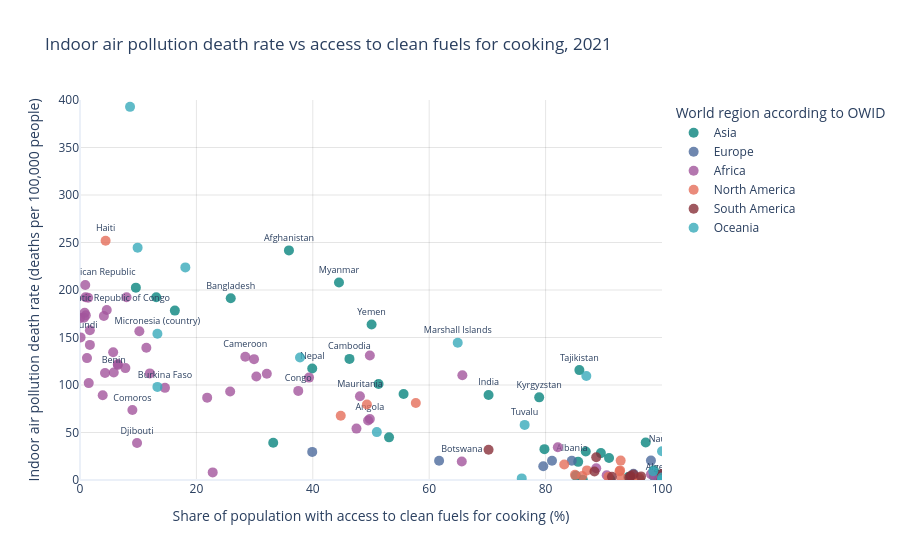

Notebook code cell kept with this figure:
### Code cell
# Simple Plotly chart for the benchmark data (all countries with valid values)
# Start from the full benchmark (already cleaned in the previous cell)
df_bench_small = df_benchmark.copy()
# Rename and convert indicator columns
df_bench_small = df_bench_small.rename(columns={"Country or region": "Entity"})

df_bench_small["death_rate"] = pd.to_numeric(df_bench_small["death_rate"], errors="coerce")
df_bench_small["clean_fuels_pct"] = (
    df_bench_small["clean_fuels_pct_raw"]
    .astype(str)
    .str.replace("%", "", regex=False)
    .str.strip()
    .astype(float)
)

# Drop rows where either indicator is missing
df_bench_small = df_bench_small.dropna(subset=["death_rate", "clean_fuels_pct"])

# Label only a subset of countries to reduce clutter (per OWID spec)
label_countries = [
    "Solomon Islands",
    "Haiti",
    "Afghanistan",
    "Central African Republic",
    "Bangladesh",
    "Myanmar",
    "Democratic Republic of Congo",
    "Burundi",
    "Micronesia (country)",
    "Yemen",
    "Benin",
    "Cameroon",
    "Nepal",
    "Cambodia",
    "Marshall Islands",
    "Burkina Faso",
    "Congo",
    "Mauritania",
    "India",
    "Tajikistan",
    "Comoros",
    "Angola",
    "Kyrgyzstan",
    "Tuvalu",
    "Djibouti",
    "Bosnia and Herz.",
    "Botswana",
    "Albania",
    "Nauru",
    "Algeria",
]
df_bench_small["label"] = df_bench_small["Entity"].where(
    df_bench_small["Entity"].isin(label_countries)
)

# OWID-like color palette by world region
color_map = {
    "North America": "rgb(229, 110, 90)",
    "South America": "rgb(136, 48, 57)",
    "Africa": "rgb(162, 85, 156)",
    "Europe": "rgb(76, 106, 156)",
    "Asia": "rgb(9, 132, 126)",
    "Oceania": "rgb(56, 170, 186)",
}

fig_bench = px.scatter(
    df_bench_small,
    x="clean_fuels_pct",
    y="death_rate",
    hover_name="Entity",
    text="label",
    color="World region according to OWID",
    color_discrete_map=color_map,
    title="Indoor air pollution death rate vs access to clean fuels for cooking, 2021",
)

fig_bench.update_layout(
    template="plotly_white",
    xaxis_title="Share of population with access to clean fuels for cooking (%)",
    yaxis_title="Indoor air pollution death rate (deaths per 100,000 people)",
    legend=dict(orientation="v", x=1.02, y=1),
)
fig_bench.update_xaxes(
    showgrid=True,
    gridcolor="rgba(0,0,0,0.1)",
    range=[0, 100],
    tickvals=[0, 20, 40, 60, 80, 100],
)
fig_bench.update_yaxes(
    showgrid=True,
    gridcolor="rgba(0,0,0,0.1)",
    range=[0, 400],
    tickvals=[0, 50, 100, 150, 200, 250, 300, 350, 400],
)
fig_bench.update_traces(
    marker=dict(size=10, opacity=0.8),
    textposition="top center",
    textfont=dict(size=9),
    hovertemplate=(
        "<b>%{hovertext}</b><br>"
        "Year: 2021<br>"
        "Clean fuels: %{x:.1f}%<br>"
        "Indoor air pollution: %{y:.1f} deaths per 100,000<extra></extra>"
    ),
)

fig_bench.show()

### Figure 1 — Plotly figure (JSON) as saved in the notebook; plotly's stock layout.template omitted (floating-point values rounded to 4 significant figures)
{"data": [{"hovertemplate": "<b>%{hovertext}</b><br>Year: 2021<br>Clean fuels: %{x:.1f}%<br>Indoor air pollution: %{y:.1f} deaths per 100,000<extra></extra>", "hovertext": ["Afghanistan", "Armenia", "Azerbaijan", "Bahrain", "Bangladesh", "Bhutan", "Brunei", "Cambodia", "China", "East Timor", "Georgia", "India", "Indonesia", "Iran", "Iraq", "Israel", "Japan", "Jordan", "Kazakhstan", "Kuwait", "Kyrgyzstan", "Laos", "Malaysia", "Maldives", "Mongolia", "Myanmar", "Nepal", "North Korea", "Oman", "Pakistan", "Philippines", "Qatar", "Saudi Arabia", "Singapore", "South Korea", "Sri Lanka", "Syria", "Tajikistan", "Thailand", "Turkey", "Turkmenistan", "United Arab Emirates", "Uzbekistan", "Vietnam", "Yemen"], "legendgroup": "Asia", "marker": {"color": "rgb(9, 132, 126)", "opacity": 0.8, "size": 10, "symbol": "circle"}, "mode": "markers+text", "name": "Asia", "orientation": "v", "showlegend": true, "text": ["Afghanistan", null, null, null, "Bangladesh", null, null, "Cambodia", null, null, null, "India", null, null, null, null, null, null, null, null, "Kyrgyzstan", null, null, null, null, "Myanmar", "Nepal", null, null, null, null, null, null, null, null, null, null, "Tajikistan", null, null, null, null, null, null, "Yemen"], "textfont": {"size": 9}, "textposition": "top center", "type": "scatter", "x": [35.9, 98.6, 98.6, 100.0, 25.9, 89.5, 100.0, 46.3, 85.6, 16.3, 90.9, 70.2, 86.9, 96.2, 99.4, 100.0, 100.0, 99.6, 94.2, 100.0, 78.9, 9.6, 86.4, 99.7, 53.1, 44.5, 39.9, 13.1, 100.0, 51.3, 55.6, 100.0, 100.0, 100.0, 100.0, 33.2, 91.1, 85.8, 85.2, 95.3, 99.9, 100.0, 79.8, 97.2, 50.1], "xaxis": "x", "y": [241.7, 4.0, 10.2, 0.5, 191.3, 28.3, 0.5, 127.5, 19.1, 178.3, 23.2, 89.5, 30.0, 0.2, 1.5, 0.1, 0.1, 0.1, 3.1, 0.1, 87.0, 202.5, 0.3, 5.8, 44.9, 207.9, 117.4, 192.3, 0.1, 101.0, 90.6, 0.0, 0.2, 0.2, 0.1, 39.3, 0.7, 115.7, 4.6, 0.7, 0.1, 0.0, 32.5, 39.4, 163.6], "yaxis": "y"}, {"hovertemplate": "<b>%{hovertext}</b><br>Year: 2021<br>Clean fuels: %{x:.1f}%<br>Indoor air pollution: %{y:.1f} deaths per 100,000<extra></extra>", "hovertext": ["Albania", "Andorra", "Austria", "Belarus", "Belgium", "Bosnia and Herzegovina", "Croatia", "Cyprus", "Czechia", "Denmark", "Estonia", "Finland", "France", "Germany", "Greece", "Hungary", "Iceland", "Ireland", "Italy", "Latvia", "Lithuania", "Luxembourg", "Malta", "Moldova", "Monaco", "Montenegro", "Netherlands", "North Macedonia", "Norway", "Poland", "Portugal", "Romania", "Russia", "San Marino", "Serbia", "Slovakia", "Slovenia", "Spain", "Sweden", "Switzerland", "Ukraine", "United Kingdom"], "legendgroup": "Europe", "marker": {"color": "rgb(76, 106, 156)", "opacity": 0.8, "size": 10, "symbol": "circle"}, "mode": "markers+text", "name": "Europe", "orientation": "v", "showlegend": true, "text": ["Albania", null, null, null, null, null, null, null, null, null, null, null, null, null, null, null, null, null, null, null, null, null, null, null, null, null, null, null, null, null, null, null, null, null, null, null, null, null, null, null, null, null], "textfont": {"size": 9}, "textposition": "top center", "type": "scatter", "x": [84.5, 100.0, 100.0, 99.8, 100.0, 39.9, 100.0, 100.0, 100.0, 100.0, 100.0, 100.0, 100.0, 100.0, 100.0, 100.0, 100.0, 100.0, 100.0, 100.0, 100.0, 100.0, 100.0, 98.1, 100.0, 61.7, 100.0, 79.6, 100.0, 100.0, 100.0, 100.0, 100.0, 100.0, 81.1, 100.0, 100.0, 100.0, 100.0, 100.0, 95.1, 100.0], "xaxis": "x", "y": [20.3, 0.1, 0.3, 0.5, 0.1, 29.6, 1.8, 0.1, 0.3, 0.1, 1.2, 0.0, 0.1, 0.2, 0.1, 4.6, 0.1, 0.1, 0.2, 4.2, 1.5, 0.1, 0.2, 20.4, 0.1, 20.2, 0.1, 14.5, 0.1, 1.0, 0.1, 4.1, 0.9, 0.1, 20.3, 0.2, 0.7, 0.1, 0.0, 0.0, 6.6, 0.1], "yaxis": "y"}, {"hovertemplate": "<b>%{hovertext}</b><br>Year: 2021<br>Clean fuels: %{x:.1f}%<br>Indoor air pollution: %{y:.1f} deaths per 100,000<extra></extra>", "hovertext": ["Algeria", "Angola", "Benin", "Botswana", "Burkina Faso", "Burundi", "Cameroon", "Cape Verde", "Central African Republic", "Chad", "Comoros", "Congo", "Cote d'Ivoire", "Democratic Republic of Congo", "Djibouti", "Egypt", "Equatorial Guinea", "Eritrea", "Eswatini", "Ethiopia", "Gabon", "Gambia", "Ghana", "Guinea", "Guinea-Bissau", "Kenya", "Lesotho", "Liberia", "Madagascar", "Malawi", "Mali", "Mauritania", "Mauritius", "Morocco", "Mozambique", "Namibia", "Niger", "Nigeria", "Rwanda", "Sao Tome and Principe", "Senegal", "Seychelles", "Sierra Leone", "Somalia", "South Africa", "South Sudan", "Sudan", "Tanzania", "Togo", "Tunisia", "Uganda", "Zambia", "Zimbabwe"], "legendgroup": "Africa", "marker": {"color": "rgb(162, 85, 156)", "opacity": 0.8, "size": 10, "symbol": "circle"}, "mode": "markers+text", "name": "Africa", "orientation": "v", "showlegend": true, "text": ["Algeria", "Angola", "Benin", "Botswana", "Burkina Faso", "Burundi", "Cameroon", null, "Central African Republic", null, "Comoros", "Congo", null, "Democratic Republic of Congo", "Djibouti", null, null, null, null, null, null, null, null, null, null, null, null, null, null, null, null, "Mauritania", null, null, null, null, null, null, null, null, null, null, null, null, null, null, null, null, null, null, null, null, null], "textfont": {"size": 9}, "textposition": "top center", "type": "scatter", "x": [99.7, 49.8, 5.8, 65.6, 14.6, 0.1, 28.4, 82.1, 0.9, 8.0, 9.0, 37.5, 39.35, 4.6, 9.8, 99.9, 22.8, 12.0, 49.5, 6.5, 90.5, 1.7, 29.9, 1.0, 0.95, 25.8, 49.8, 0.7, 1.4, 1.7, 1.2, 48.1, 99.0, 98.1, 6.5, 47.5, 4.1, 21.85, 5.7, 3.9, 32.1, 100.0, 0.8, 4.3, 88.7, 0.0, 65.7, 7.8, 11.4, 99.9, 1.5, 10.2, 30.3], "xaxis": "x", "y": [0.2, 64.2, 113.1, 19.4, 97.0, 150.1, 129.7, 34.5, 205.3, 192.3, 73.6, 93.8, 107.8, 178.9, 38.9, 1.4, 8.0, 112.2, 62.7, 121.0, 5.0, 142.2, 127.2, 173.5, 192.4, 93.2, 131.1, 170.9, 191.9, 157.6, 128.3, 88.2, 0.7, 6.0, 122.1, 54.1, 172.6, 86.7, 134.5, 89.2, 111.9, 0.2, 176.1, 112.7, 12.4, 170.4, 110.3, 117.8, 139.3, 0.6, 102.0, 156.5, 109.0], "yaxis": "y"}, {"hovertemplate": "<b>%{hovertext}</b><br>Year: 2021<br>Clean fuels: %{x:.1f}%<br>Indoor air pollution: %{y:.1f} deaths per 100,000<extra></extra>", "hovertext": ["Antigua and Barbuda", "Bahamas", "Barbados", "Belize", "Canada", "Costa Rica", "Cuba", "Dominica", "Dominican Republic", "El Salvador", "Grenada", "Guatemala", "Haiti", "Honduras", "Jamaica", "Mexico", "Nicaragua", "Panama", "Saint Kitts and Nevis", "Saint Lucia", "Saint Vincent and the Grenadines", "Trinidad and Tobago", "United States"], "legendgroup": "North America", "marker": {"color": "rgb(229, 110, 90)", "opacity": 0.8, "size": 10, "symbol": "circle"}, "mode": "markers+text", "name": "North America", "orientation": "v", "showlegend": true, "text": [null, null, null, null, null, null, null, null, null, null, null, null, "Haiti", null, null, null, null, null, null, null, null, null, null], "textfont": {"size": 9}, "textposition": "top center", "type": "scatter", "x": [100.0, 100.0, 100.0, 83.2, 100.0, 96.1, 94.9, 87.1, 92.7, 92.9, 86.3, 44.8, 4.4, 49.3, 92.8, 85.05, 57.7, 100.0, 100.0, 93.0, 90.8, 100.0, 100.0], "xaxis": "x", "y": [0.3, 0.3, 0.1, 16.4, 0.0, 2.4, 2.2, 10.1, 9.1, 20.4, 4.3, 67.6, 251.8, 79.4, 10.1, 5.4, 81.0, 1.9, 0.5, 2.2, 3.3, 0.0, 0.1], "yaxis": "y"}, {"hovertemplate": "<b>%{hovertext}</b><br>Year: 2021<br>Clean fuels: %{x:.1f}%<br>Indoor air pollution: %{y:.1f} deaths per 100,000<extra></extra>", "hovertext": ["Argentina", "Bolivia", "Brazil", "Chile", "Colombia", "Ecuador", "Guyana", "Paraguay", "Peru", "Suriname", "Uruguay", "Venezuela"], "legendgroup": "South America", "marker": {"color": "rgb(136, 48, 57)", "opacity": 0.8, "size": 10, "symbol": "circle"}, "mode": "markers+text", "name": "South America", "orientation": "v", "showlegend": true, "text": [null, null, null, null, null, null, null, null, null, null, null, null], "textfont": {"size": 9}, "textposition": "top center", "type": "scatter", "x": [99.9, 88.7, 96.4, 100.0, 91.4, 94.6, 100.0, 70.2, 88.4, 95.1, 100.0, 94.4], "xaxis": "x", "y": [0.3, 23.9, 3.8, 2.4, 3.5, 4.3, 6.4, 31.8, 8.9, 5.8, 0.7, 2.6], "yaxis": "y"}, {"hovertemplate": "<b>%{hovertext}</b><br>Year: 2021<br>Clean fuels: %{x:.1f}%<br>Indoor air pollution: %{y:.1f} deaths per 100,000<extra></extra>", "hovertext": ["Australia", "Cook Islands", "Fiji", "Kiribati", "Marshall Islands", "Micronesia (country)", "Nauru", "New Zealand", "Niue", "Palau", "Papua New Guinea", "Samoa", "Solomon Islands", "Tonga", "Tuvalu", "Vanuatu"], "legendgroup": "Oceania", "marker": {"color": "rgb(56, 170, 186)", "opacity": 0.8, "size": 10, "symbol": "circle"}, "mode": "markers+text", "name": "Oceania", "orientation": "v", "showlegend": true, "text": [null, null, null, null, "Marshall Islands", "Micronesia (country)", "Nauru", null, null, null, null, null, "Solomon Islands", null, "Tuvalu", null], "textfont": {"size": 9}, "textposition": "top center", "type": "scatter", "x": [100.0, 75.9, 51.0, 13.3, 64.9, 13.3, 100.0, 100.0, 98.5, 100.0, 9.9, 37.8, 8.6, 87.0, 76.4, 18.1], "xaxis": "x", "y": [0.1, 1.7, 50.4, 98.0, 144.5, 153.9, 30.2, 0.0, 9.3, 2.7, 244.6, 129.0, 392.8, 109.5, 58.0, 223.8], "yaxis": "y"}], "layout": {"legend": {"orientation": "v", "title": {"text": "World region according to OWID"}, "tracegroupgap": 0, "x": 1.02, "y": 1}, "title": {"text": "Indoor air pollution death rate vs access to clean fuels for cooking, 2021"}, "xaxis": {"anchor": "y", "domain": [0, 1], "gridcolor": "rgba(0,0,0,0.1)", "range": [0, 100], "showgrid": true, "tickvals": [0, 20, 40, 60, 80, 100], "title": {"text": "Share of population with access to clean fuels for cooking (%)"}}, "yaxis": {"anchor": "x", "domain": [0, 1], "gridcolor": "rgba(0,0,0,0.1)", "range": [0, 400], "showgrid": true, "tickvals": [0, 50, 100, 150, 200, 250, 300, 350, 400], "title": {"text": "Indoor air pollution death rate (deaths per 100,000 people)"}}}}
